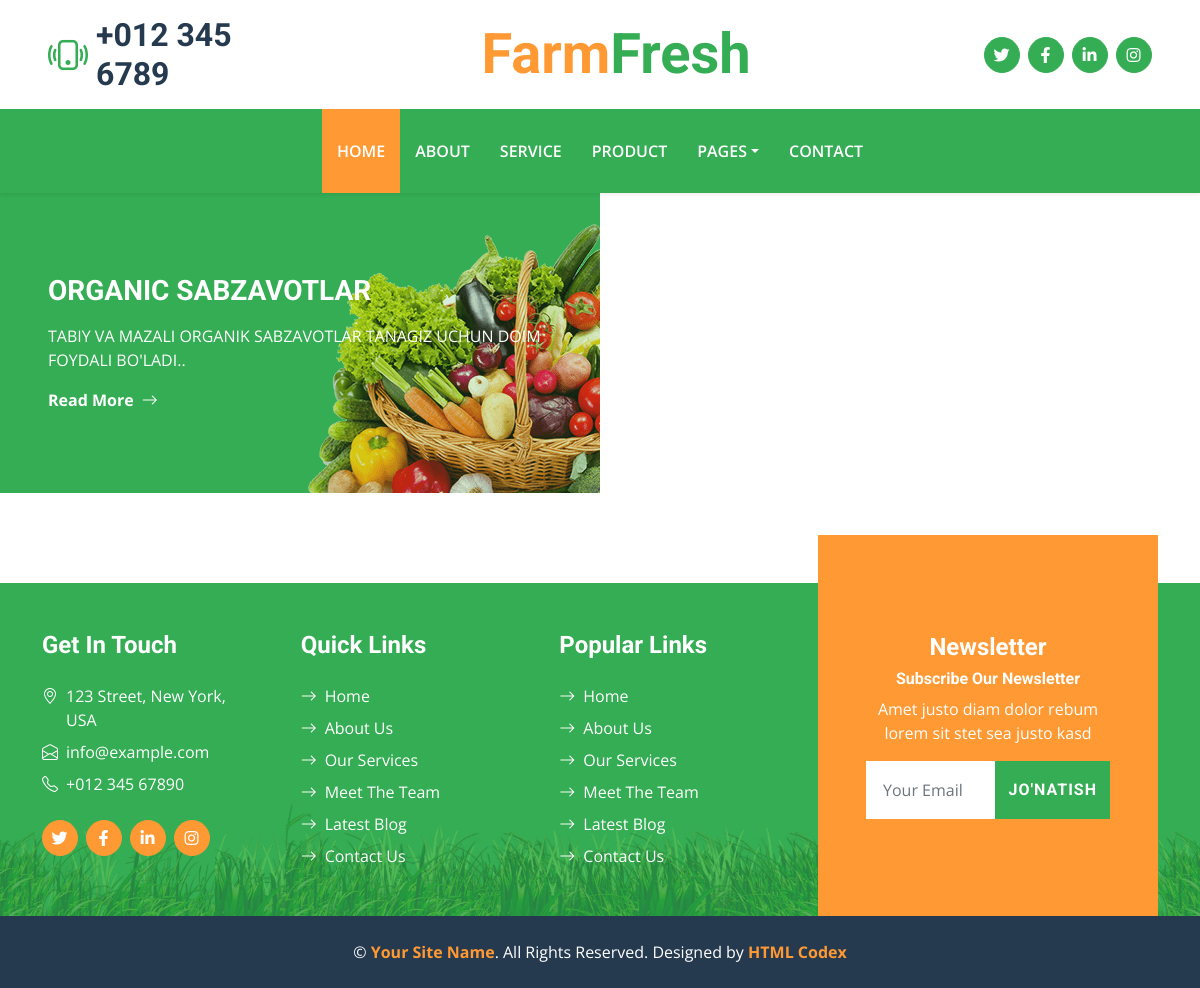
Screenshot of /models/1 with the database file from the repository.
### blog/models.py (models this page shows, shortened)
class Model(models.Model):
    name = models.CharField(max_length=200)
    bio = models.TextField()

### blog/views.py (the view)
# urls.py: path('models/<int:id>', modelsdetailview, name='modelsDetail'),
def modelsdetailview(request,id):
    try:
        models=Model.objects.get(id=id)
        context = {
            "models":models
        }
    except models.DoesNotExist:
        raise Http404("No models found")
    return render(request,"models_detail.html",context=context)

### templates/models_Detail.html
{% extends 'base.html' %}
{% load static %}
{% block content %}
  <div class="col-md-6">
                    <div class="bg-primary bg-vegetable d-flex flex-column justify-content-center p-5" style="height: 300px;">
                        <h3 class="text-white mb-3">{{models.name}}</h3>
                        <p class="text-white">{{models.bio}}</p>
                        <a class="text-white fw-bold" href="">Read More<i class="bi bi-arrow-right ms-2"></i></a>
                    </div>
                </div>
{% endblock content %}

### static/css/style.css (style rules this page uses)
:root { --primary: #34AD54; --secondary: #FF9933; --light: #F6FFF2; --dark: #263A4F; }
.bg-vegetable { background: linear-gradient(rgba(52, 173, 84, .2), rgba(52, 173, 84, .2)), url(../img/vegetable.png) bottom right no-repeat; background-size: contain; }

### templates/base.html (style rules this page uses)
:root { --primary: #34AD54; --secondary: #FF9933; --light: #F6FFF2; --dark: #263A4F; }
.bg-vegetable { background: linear-gradient(rgba(52, 173, 84, .2), rgba(52, 173, 84, .2)), url(../img/vegetable.png) bottom right no-repeat; background-size: contain; }

### rows the page displays
Model: name "ORGANIC SABZAVOTLAR", bio "TABIY VA MAZALI ORGANIK SABZAVOTLAR TANAGIZ UCHUN DOIM FOYDALI BO'LADI.."
